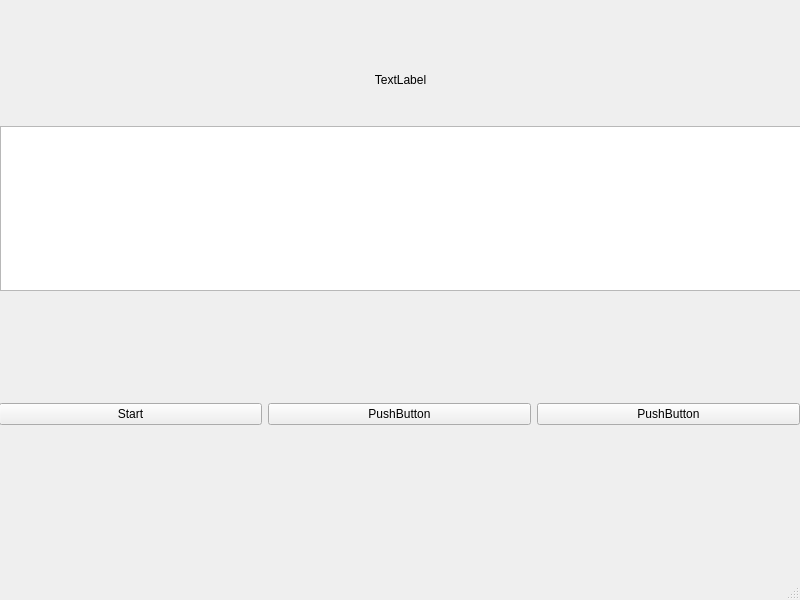
<?xml version="1.0" encoding="UTF-8"?>
<ui version="4.0">
 <class>MainWindow</class>
 <widget class="QMainWindow" name="MainWindow">
  <property name="geometry">
   <rect>
    <x>0</x>
    <y>0</y>
    <width>800</width>
    <height>600</height>
   </rect>
  </property>
  <property name="windowTitle">
   <string>MainWindow</string>
  </property>
  <widget class="QWidget" name="centralwidget">
   <widget class="QWidget" name="verticalLayoutWidget">
    <property name="geometry">
     <rect>
      <x>0</x>
      <y>30</y>
      <width>801</width>
      <height>261</height>
     </rect>
    </property>
    <layout class="QVBoxLayout" name="verticalLayout">
     <item>
      <spacer name="verticalSpacer_2">
       <property name="orientation">
        <enum>Qt::Vertical</enum>
       </property>
       <property name="sizeHint" stdset="0">
        <size>
         <width>20</width>
         <height>70</height>
        </size>
       </property>
      </spacer>
     </item>
     <item>
      <widget class="QLabel" name="lb_Timer">
       <property name="text">
        <string>TextLabel</string>
       </property>
       <property name="alignment">
        <set>Qt::AlignCenter</set>
       </property>
      </widget>
     </item>
     <item>
      <spacer name="verticalSpacer">
       <property name="orientation">
        <enum>Qt::Vertical</enum>
       </property>
       <property name="sizeHint" stdset="0">
        <size>
         <width>35</width>
         <height>60</height>
        </size>
       </property>
      </spacer>
     </item>
     <item>
      <widget class="QTextEdit" name="te_logTimer"/>
     </item>
    </layout>
   </widget>
   <widget class="QWidget" name="horizontalLayoutWidget">
    <property name="geometry">
     <rect>
      <x>-1</x>
      <y>289</y>
      <width>801</width>
      <height>251</height>
     </rect>
    </property>
    <layout class="QHBoxLayout" name="horizontalLayout">
     <item>
      <widget class="QPushButton" name="pb_Start">
       <property name="text">
        <string>Start</string>
       </property>
      </widget>
     </item>
     <item>
      <widget class="QPushButton" name="pb_Lap">
       <property name="text">
        <string>PushButton</string>
       </property>
      </widget>
     </item>
     <item>
      <widget class="QPushButton" name="pb_Clear">
       <property name="text">
        <string>PushButton</string>
       </property>
      </widget>
     </item>
    </layout>
   </widget>
  </widget>
  <widget class="QMenuBar" name="menubar">
   <property name="geometry">
    <rect>
     <x>0</x>
     <y>0</y>
     <width>800</width>
     <height>26</height>
    </rect>
   </property>
  </widget>
  <widget class="QStatusBar" name="statusbar"/>
 </widget>
 <resources/>
 <connections/>
</ui>
